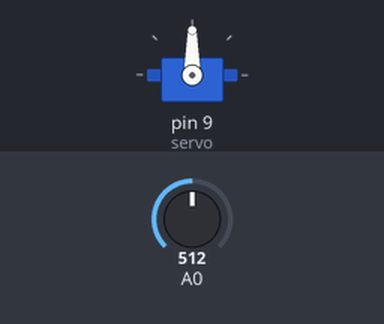
Bench run of a sketch on a simulated Arduino Uno, built with avr-gcc and run on an emulated ATmega328P. Shown: servo. The inputs (shaded band) are chosen by the test bench; at power-on: A0 = 512.

Above: at 1.2 s.
1.3 s: A0 set to 716
At 1.6 s:
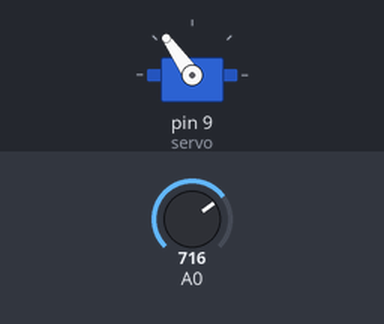
2.8 s: A0 set to 900
At 3.9 s:
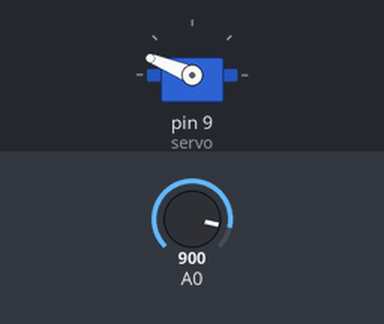
4.3 s: A0 set to 1023
At 4.9 s:
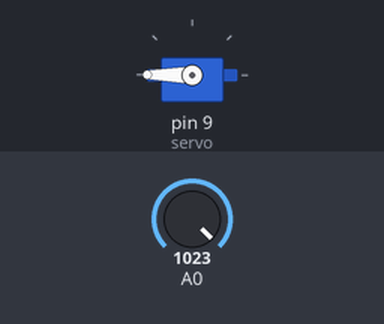
5.8 s: A0 set to 306
At 7.0 s:
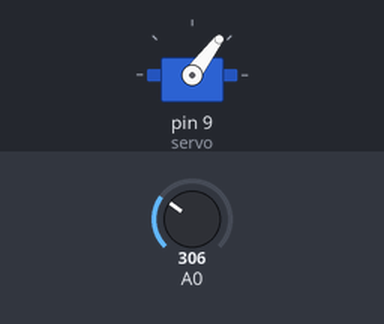
7.3 s: A0 set to 122
At 8.1 s:
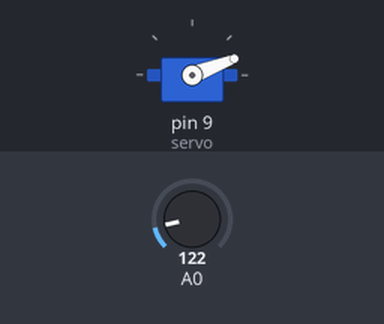
Timing chart, 0 to 9.8 s (numbered marks = the images above; inputs shaded):
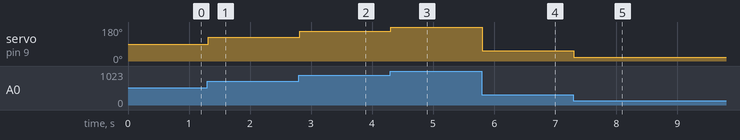

Measured:
- after the input at 1.3 s, servo on pin 9 (servo): 90° → 125° at once
- after the input at 2.8 s, servo on pin 9 (servo): 125° → 158° at once
- after the input at 4.3 s, servo on pin 9 (servo): 158° → 180° at once
- after the input at 5.8 s, servo on pin 9 (servo): 180° → 53° at once
- after the input at 7.3 s, servo on pin 9 (servo): 53° → 21° at once

The sketch:

Arduino_codes_-_Servo_Feedback.ino
```cpp
#include <Servo.h>
Servo servo;
int Potentiometer =0;
int Output =0;

void setup()
{
  pinMode(A0, INPUT);
  servo.attach(9);

}

void loop()
{
  Potentiometer = analogRead(A0);
  //The potentiometer send values between 0 - 1023
  //We need to set the values of the potentiometer
  //to the values of the servo which is 0 - 180 by mapping it
  Output = map(Potentiometer, 0, 1023, 0, 180);
  servo.write(Output);
  delay(20);

}
```
